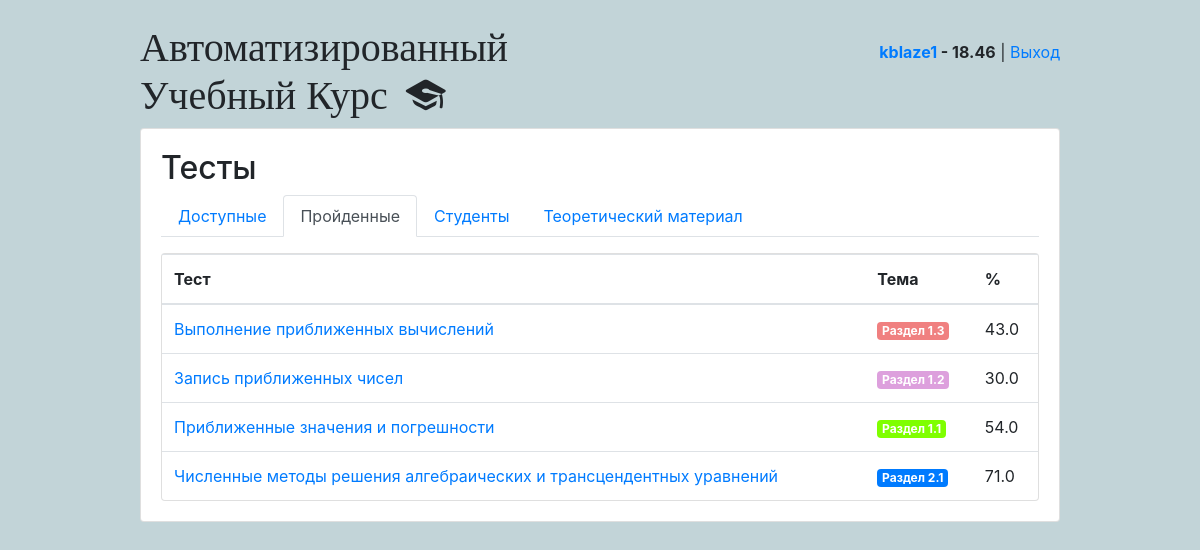
The app's page /students/taken/ (signed in) with its own data.
### classroom/models.py (models this page shows, shortened)
class User(AbstractUser):
    is_student = models.BooleanField(default=False)
    is_teacher = models.BooleanField(default=False)

class Student(models.Model):
    user = models.OneToOneField(User, on_delete=models.CASCADE, primary_key=True)
    quizzes = models.ManyToManyField(Quiz, through='TakenQuiz')
    interests = models.ManyToManyField(Subject, related_name='interested_students')
    email = models.CharField(default="", max_length=30)
    first_name = models.CharField(default="", max_length=30)
    last_name = models.CharField(default="", max_length=30)
    group = models.CharField(default="", max_length=10)
    score = models.FloatField(default=0)
    score1 = models.FloatField(default=0)
    score2 = models.FloatField(default=0)
    score3 = models.FloatField(default=0)
    predict = models.FloatField(default=0)

class TakenQuiz(models.Model):
    student = models.ForeignKey(Student, on_delete=models.CASCADE, related_name='taken_quizzes')
    quiz = models.ForeignKey(Quiz, on_delete=models.CASCADE, related_name='taken_quizzes')
    score = models.IntegerField()
    score1 = models.FloatField()
    score2 = models.FloatField()
    score3 = models.FloatField()
    percentage = models.FloatField()
    date = models.DateTimeField(auto_now_add=True)

class Quiz(models.Model):
    owner = models.ForeignKey(User, on_delete=models.CASCADE, related_name='quizzes')
    name = models.CharField(max_length=255)
    subject = models.ForeignKey(Subject, on_delete=models.CASCADE, related_name='quizzes')

class Subject(models.Model):
    name = models.CharField(max_length=30)
    color = models.CharField(max_length=7, default='#007bff')
    def get_html_badge(self):
        name = escape(self.name)
        color = escape(self.color)
        html = '<span class="badge badge-primary" style="background-color: %s">%s</span>' % (color, name)
        return mark_safe(html)

### classroom/views/students.py (the view)
# urls.py: path('taken/', students.TakenQuizListView.as_view(), name='taken_quiz_list'),
@method_decorator([login_required, student_required], name='dispatch')
class TakenQuizListView(ListView):
    model = TakenQuiz
    context_object_name = 'taken_quizzes'
    template_name = 'classroom/students/taken_quiz_list.html'
    def get_queryset(self):
        queryset = self.request.user.student.taken_quizzes \
            .select_related('quiz', 'quiz__subject') \
            .order_by('quiz__name')
        return queryset

### classroom/templates/classroom/students/taken_quiz_list.html
  {% extends 'base.html' %}
{% block content %}
  {% include 'classroom/students/_header.html' with active='taken' %}
  <div class="card">
    <table class="table mb-0">
      <thead>
        <tr>
          <th>Тест</th>
          <th>Тема</th>
          <th>%</th>
        </tr>
      </thead>
      <tbody>
        {% for taken_quiz in taken_quizzes %}
          <tr>
            <td><a href="{% url 'students:student_quiz_results' taken_quiz.quiz.id %}">{{ taken_quiz.quiz.name }}</a></td>
            <td>{{ taken_quiz.quiz.subject.get_html_badge }}</td>
            <td>{{ taken_quiz.percentage }}</td>
          </tr>
        {% empty %}
          <tr>
            <td class="bg-light text-center font-italic" colspan="3">Нет пройденных тестов.</td>
          </tr>
        {% endfor %}
      </tbody>
    </table>
  </div>
{% endblock %}

### templates/base.html (shortened to what this page needs)
{% load static %}
<!doctype html>
<html lang="en">
  <head>
    <link rel="stylesheet" href="{% static 'css/bootstrap.min.css' %}">
    <link rel="stylesheet" type="text/css" href="{% static 'vendor/fontello-2f186091/css/fontello.css' %}">
    <link rel="stylesheet" type="text/css" href="{% static 'css/app.css' %}">
    {% if user.is_authenticated and user.is_teacher %}
      <link rel="stylesheet" type="text/css" href="{% static 'css/teachers.css' %}">
    {% else %}
      <link rel="stylesheet" type="text/css" href="{% static 'css/students.css' %}">
    {% endif %}
  </head>
  <body>
    <div class="container my-4">
      <div class="row justify-content-center">
        <div class="col-md-10 col-sm-12">
          <div class="row">
            <div class="col-6">
              <h1 class="logo">
                <a href="{% url 'home' %}">
                  Автоматизированный Учебный Курс
                  {% if user.is_authenticated %}
                    {% if user.is_teacher %}
                      <span class="icon-feather" data-toggle="tooltip" data-placement="right" title="Профиль учителя"></span>
                    {% else %}
                      <span class="icon-graduation-cap" data-toggle="tooltip" data-placement="right" title="Профиль студента"></span>
                    {% endif %}
                  {% endif %}
                </a>
              </h1>
            </div>
            <div class="col-6 text-right">
              {% if user.is_authenticated %}
                <p class="pt-3">
                  {% if user.is_student %}
                    <strong><a href="{% url 'students:student_detail' student=user.id %}">{{ user.username }}</a> - {{user.student.score}}</strong>
                  {% else %}
                    <strong>{{ user.username }}</strong>
                  {% endif %}
                    | <a href="{% url 'logout' %}">Выход</a>
                </p>
              {% else %}
                <a href="{% url 'login' %}" class="btn btn-light" role="button">Войти</a>
                <a href="{% url 'signup' %}" class="btn btn-primary" role="button">Регистрация</a>
              {% endif %}
            </div>
          </div>
          <div class="card mb-3">
            <div class="card-body">
              {% block content %}
              {% endblock %}
            </div>
          </div>
        </div>
      </div>
    </div>
  </body>
</html>

### static/css/app.css (style rules this page uses)
.logo { font-family: 'Clicker Script', cursive; }
.logo a { color: #212529; text-decoration: none; }

### static/css/students.css (style rules this page uses)
body { background-color: #c2d4d8; }

### records on screen
User: username "kblaze1", student.score "18.46"
TakenQuiz: quiz.name "Выполнение приближенных вычислений", quiz.subject.get_html_badge "Раздел 1.3", percentage "43.0"
TakenQuiz: quiz.name "Запись приближенных чисел", quiz.subject.get_html_badge "Раздел 1.2", percentage "30.0"
TakenQuiz: quiz.name "Приближенные значения и погрешности", quiz.subject.get_html_badge "Раздел 1.1", percentage "54.0"
TakenQuiz: quiz.name "Численные методы решения алгебраических и трансцендентных уравнений", quiz.subject.get_html_badge "Раздел 2.1", percentage "71.0"
